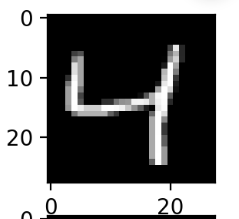
#> input picture 6. Computer Vision/06. Contours and Blob detection/img/4.png, 239 x 219 px, found by its file name
$ jupyter execute --allow-errors 'Mini projects_2.ipynb'   (shell and % lines are left out)
#> lines starting #> are read from the running program, lines starting #| are printed output that depends on the picture; after the words box and inside, x2 and y2 are one past the last pixel; in counts of white or black regions, pixels touching at a corner belong together
# Mini projects

## Level 1

### Photo art app

1. Create a function that receives an image and converts it to a sketch so it looks similar to this:

### Instagram filters app

1. Create a function that given a photo it applies a black and white filter
1. Create a filter that will change color of the image

## Level 2

### Photo art app

1. Change the app so it can now do the same but using your webcam to make it in real time
**Hint:** you can use ```cv2.VideoCapture(0)```

### Photo correction app

1. Create a funtion to clean *noise* from images

### Instagram filters app

1. Create a function that applies a sepia filter to the image, for a BGR image apply this kernel:
        [0.272, 0.534, 0.131],
        [0.349, 0.686, 0.168],
        [0.393, 0.769, 0.189]

Get the BGR value of the pixel.
Calculate tr, tg and tb using the formula

tb = 0.272R + 0.534G + 0.131B
tg = 0.349R + 0.686G + 0.168B
tr = 0.393R + 0.769G + 0.189B

Take the integer value.

Set the new RGB value of the pixel as per the following condition:

If tb > 255 then b = 255 else b = tb
If tg > 255 then g = 255 else g = tg
If tr > 255 then r = 255 else r = tr

Example:

Consider a color pixel with the following values

A = 255

R = 100

G = 150

B = 200

Where A, R, G and B represents the Alpha, Red, Green and Blue value of the pixel.

Remember! ARGB will have an integer value in the range 0 to 255.

So, to convert the color pixel into sepia pixel we have to first calculate tr, tg and tb.

tr = 0.393(100) + 0.769(150) + 0.189(200)

tr = 192.45

tr = 192 (taking integer value)

Similarly,

tg = 0.349(100) + 0.686(150) + 0.168(200) = 171 (taking integer value)

and tb = 0.272(100) + 0.534(150) + 0.131(200) = 133 (taking integer value)

## Level 3

### Instagram filters app

1. Apply the sepia filter by using the cv2.transfor function
1. Create different filters from the sepia filter so it renders different images

# More projects

## Handwriting recognition

1. Write a one digit number (from 0 to 9) on a paper and using your mobile phone take a picture of it
1. Crop the image manually and pass it to a a function that will process it so it looks like a char in the MNIST dataset, make sure it is the correct size as well

1. Pass it through a MNIST classifier and print the prediction on screen

1. Modify the image so now it also contains the predicted result on the image
1. Try it with all digits

[cell 1]
import cv2

import matplotlib.pyplot as plt

[cell 2]
#read image
path = 'img/numbers/4.png'
img = cv2.imread(path,0)
#> img is the input picture: shape (219, 239); min 0, max 255, mean 122
img.shape
#> Out = (219, 239)

[cell 3]
plt.imshow(img, cmap='gray')

[cell 4]
#cropping image

cropped_img = img[1450:2650,1000:1900]
#> cropped_img = empty array
plt.imshow(cropped_img,cmap='gray')
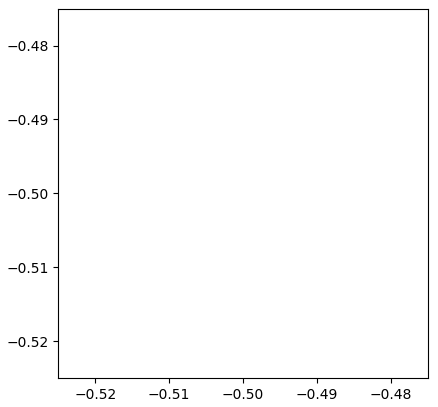
#> figure drawn by matplotlib, 1 panel

[cell 5]
# treshold application

ret, th = cv2.threshold(cropped_img,100,255,cv2.THRESH_BINARY_INV)
#> (the rest of this cell did not finish here and is left out)

#> (a cell that did not finish here is left out)

[cell 7]
from PIL import Image
import joblib
from xgboost import XGBClassifier

#> (a cell that did not finish here is left out)

#> (a cell that did not finish here is left out)

#> (a cell that did not finish here is left out)

[cell 11]
#automated had written numbers prediction prediction
import numpy as np
import joblib
from xgboost import XGBClassifier
import cv2
import matplotlib.pyplot as plt


def num_prediction(path):

    model = joblib.load('minst_XGboost.sav')

    img = cv2.imread(path,0)
    copy = img.copy()
    #cropping
    cnt,
    cropped_img = img[1450:2600,1000:1900]
    tresh = cv2.threshold(cropped_img,100,255,cv2.THRESH_BINARY_INV)
    img_resized = cv2.resize(th,(28,28),interpolation= cv2.INTER_AREA)
    ret, otsu = cv2.threshold(img_resized, 10, 255,cv2.THRESH_BINARY)
    kernel = np.ones((3,3), np.uint8)
    dilated = cv2.dilate(otsu,kernel, iterations= 1)
    plt.imshow(dilated, cmap='gray')
    #prediction
    img_arr = dilated.flatten().reshape(1,784)

    return model.predict(img_arr)

[cell 12]
path = 'numbers/8.jpg'
#> path = 'numbers/8.jpg'

#> (the rest of this cell did not finish here and is left out)


[cell 13]
path = 'img/numbers/'
plt.figure(figsize=(5,20))
#> (the rest of this cell did not finish here and is left out)

[cell 14]
def sort_contours(cnts, method="left-to-right"):
    # initialize the reverse flag and sort index
    reverse = False
    i = 0

    # handle if we need to sort in reverse
    if method == "right-to-left" or method == "bottom-to-top":
        reverse = True

    # handle if we are sorting against the y-coordinate rather than
    # the x-coordinate of the bounding box
    if method == "top-to-bottom" or method == "bottom-to-top":
        i = 1

    # construct the list of bounding boxes and sort them from top to
    # bottom
    boundingBoxes = [cv2.boundingRect(c) for c in cnts]
    (cnts, boundingBoxes) = zip(*sorted(zip(cnts, boundingBoxes),
                                        key=lambda b: b[1][i], reverse=reverse))
    # return the list of sorted contours and bounding boxes
    return (cnts, boundingBoxes)

[cell 15]
img_new = cv2.imread('img/numbers/seven.jpg',0)
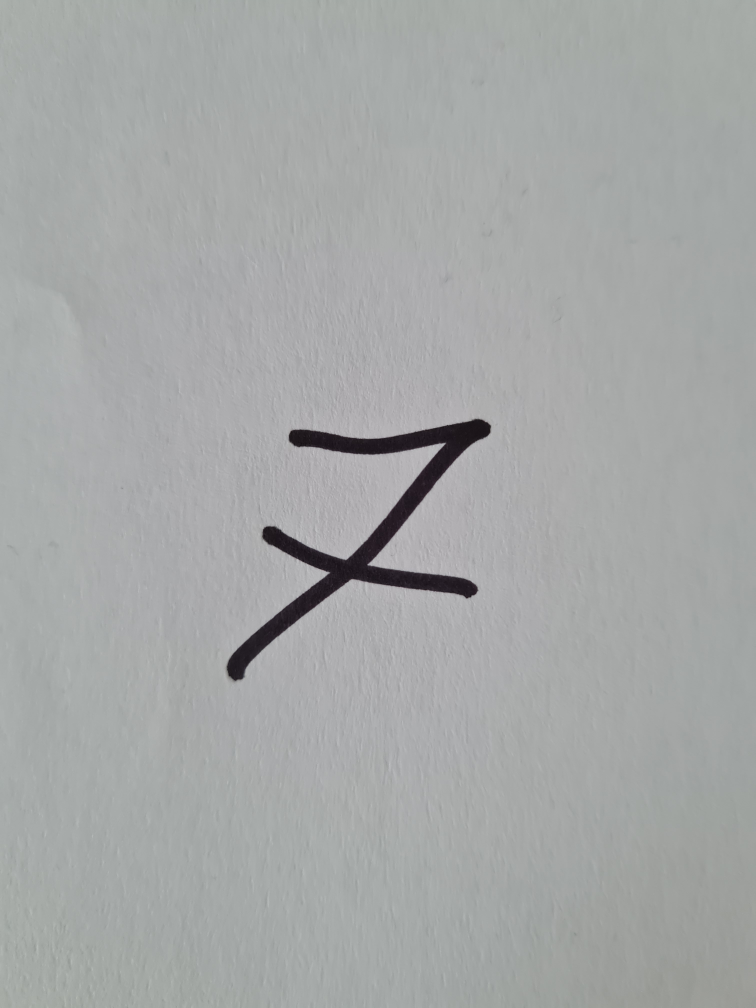
#> input picture 6. Computer Vision/04. Kernels, callbacks and thresholding/numbers/seven.jpg, 3024 x 4032 px, found by its file name (shown at 1/4 size)
#> img_new: shape (4032, 3024); min 6, max 208, mean 166.8

blur = cv2.GaussianBlur(img_new,(5,5),0)
canny = cv2.Canny(blur,100,200)
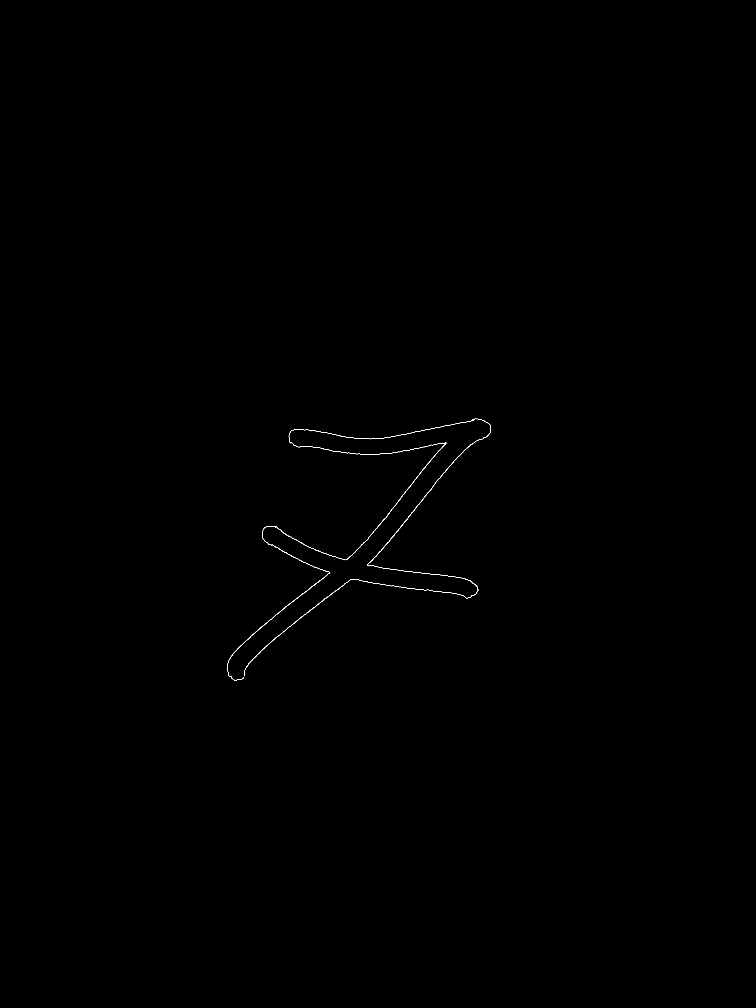
#> canny: shape (4032, 3024) (shown at 1/4 size); 0.06% white in thin lines or dots, all inside (x1, y1, x2, y2) = (907, 1675, 1964, 2723)

ret ,th = cv2.threshold(canny, 250,255,cv2.THRESH_BINARY)
cnt,h = cv2.findContours(th,cv2.RETR_EXTERNAL, cv2.CHAIN_APPROX_SIMPLE)
#> cnt = 12 contours, 4 with area under 20; largest, box (x1, y1, x2, y2) and area: (1180, 1769, 1785, 2241) 426, (1468, 1704, 1964, 2259) 410, (977, 2260, 1914, 2705) 396, (907, 2291, 1321, 2723) 350, (1049, 2104, 1320, 2290) 114, (1105, 2103, 1179, 2158) 41, (1155, 1679, 1898, 1773) 38, (1165, 1769, 1602, 1819) 26; h = [[1, -1, -1, -1], [2, 0, -1, -1], [3, 1, -1, -1], [4, 2, -1, -1], [5, 3, -1, -1], [6, 4, -1, -1], [7, 5, -1, -1], [8, 6, -1, -1], [9, 7, -1, -1], [10, 8, -1, -1], [11, 9, -1, -1], [-1, 10, -1, -1]]

coins_copy = img_new.copy()
coins_slovenia = cv2.drawContours(coins_copy, cnt,-1,(0,255,0),3)

plt.figure(figsize = (8,4))
plt.imshow(coins_slovenia, cmap='gray');

[cell 16]
import cv2

# Load image, convert to grayscale, and find edges
image = cv2.imread('img/numbers/eight.jpg')
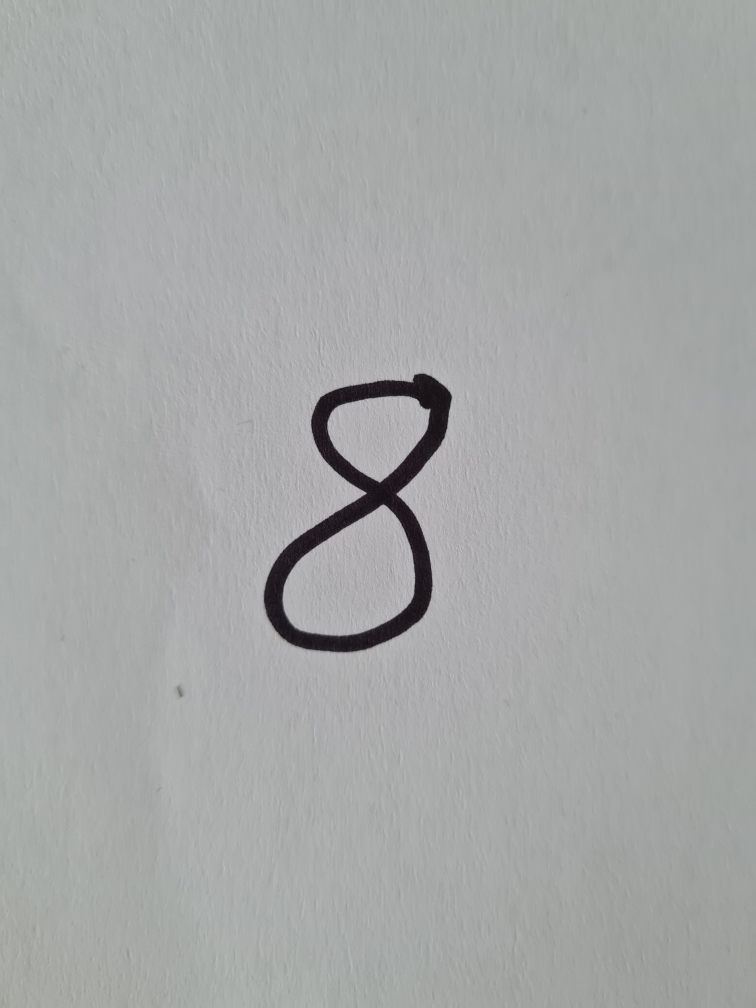
#> input picture 6. Computer Vision/04. Kernels, callbacks and thresholding/numbers/eight.jpg, 3024 x 4032 px, found by its file name (shown at 1/4 size)
#> image is the input picture: shape (4032, 3024, 3); mean B, G, R 166.7, 167.2, 165.3
gray = cv2.cvtColor(image, cv2.COLOR_BGR2GRAY)
thresh = cv2.threshold(gray, 0, 255, cv2.THRESH_OTSU + cv2.THRESH_BINARY)[1]
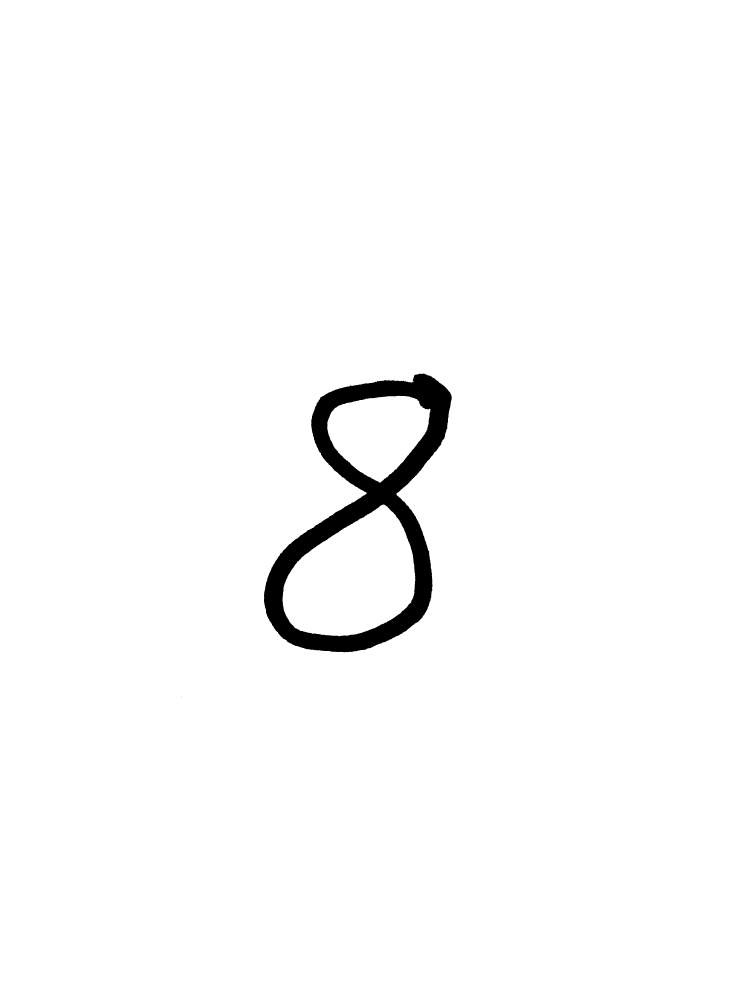
#> thresh: shape (4032, 3024) (shown at 1/4 size); 98.2% white; 3 black regions (2 under 20 px)

# Find contour and sort by contour area
cnts = cv2.findContours(thresh, cv2.RETR_EXTERNAL, cv2.CHAIN_APPROX_SIMPLE)
#> cnts = 1 contour; box (x1, y1, x2, y2) and area: (0, 0, 3024, 4032) 12185713
cnts = cnts[0] if len(cnts) == 2 else cnts[1]
#> cnts = [[[0, 0], [0, 4031], [3023, 4031], [3023, 0]]]
cnts = sorted(cnts, key=cv2.contourArea, reverse=True)

# Find bounding box and extract ROI
for c in cnts:
    x,y,w,h = cv2.boundingRect(c)
    ROI = image[y:y+h, x:x+w]
    break
#> this loop made 1 pass
#> (c, x, y, w, h) on pass 1: ([[0, 0], [0, 4031], [3023, 4031], [3023, 0]], 0, 0, 3024, 4032)

cv2.imshow('ROI',ROI)
cv2.imwrite('ROI.png',ROI)
cv2.waitKey()
